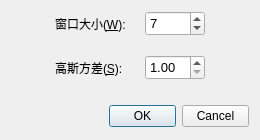
<?xml version="1.0" encoding="UTF-8"?>
<ui version="4.0">
 <class>FilterDialog</class>
 <widget class="QDialog" name="FilterDialog">
  <property name="geometry">
   <rect>
    <x>0</x>
    <y>0</y>
    <width>260</width>
    <height>140</height>
   </rect>
  </property>
  <property name="minimumSize">
   <size>
    <width>260</width>
    <height>140</height>
   </size>
  </property>
  <property name="maximumSize">
   <size>
    <width>260</width>
    <height>140</height>
   </size>
  </property>
  <property name="windowTitle">
   <string>设置滤波参数</string>
  </property>
  <layout class="QVBoxLayout" name="verticalLayout_2">
   <item>
    <layout class="QHBoxLayout" name="horizontalLayout_4">
     <item>
      <spacer name="horizontalSpacer_5">
       <property name="orientation">
        <enum>Qt::Horizontal</enum>
       </property>
       <property name="sizeHint" stdset="0">
        <size>
         <width>25</width>
         <height>17</height>
        </size>
       </property>
      </spacer>
     </item>
     <item>
      <layout class="QVBoxLayout" name="verticalLayout">
       <item>
        <layout class="QHBoxLayout" name="horizontalLayout">
         <item>
          <widget class="QLabel" name="winSizeLab">
           <property name="font">
            <font>
             <pointsize>9</pointsize>
            </font>
           </property>
           <property name="text">
            <string>窗口大小(&amp;W):</string>
           </property>
           <property name="buddy">
            <cstring>winSize</cstring>
           </property>
          </widget>
         </item>
         <item>
          <spacer name="horizontalSpacer">
           <property name="orientation">
            <enum>Qt::Horizontal</enum>
           </property>
           <property name="sizeHint" stdset="0">
            <size>
             <width>13</width>
             <height>20</height>
            </size>
           </property>
          </spacer>
         </item>
         <item>
          <widget class="QSpinBox" name="winSize">
           <property name="minimumSize">
            <size>
             <width>60</width>
             <height>25</height>
            </size>
           </property>
           <property name="maximumSize">
            <size>
             <width>60</width>
             <height>25</height>
            </size>
           </property>
           <property name="font">
            <font>
             <pointsize>10</pointsize>
            </font>
           </property>
           <property name="minimum">
            <number>3</number>
           </property>
           <property name="maximum">
            <number>43</number>
           </property>
           <property name="value">
            <number>7</number>
           </property>
          </widget>
         </item>
        </layout>
       </item>
       <item>
        <spacer name="verticalSpacer">
         <property name="orientation">
          <enum>Qt::Vertical</enum>
         </property>
         <property name="sizeHint" stdset="0">
          <size>
           <width>17</width>
           <height>13</height>
          </size>
         </property>
        </spacer>
       </item>
       <item>
        <layout class="QHBoxLayout" name="horizontalLayout_2">
         <item>
          <widget class="QLabel" name="gaussSigmaLab">
           <property name="text">
            <string>高斯方差(&amp;S):</string>
           </property>
           <property name="buddy">
            <cstring>gaussSigma</cstring>
           </property>
          </widget>
         </item>
         <item>
          <spacer name="horizontalSpacer_2">
           <property name="orientation">
            <enum>Qt::Horizontal</enum>
           </property>
           <property name="sizeHint" stdset="0">
            <size>
             <width>13</width>
             <height>20</height>
            </size>
           </property>
          </spacer>
         </item>
         <item>
          <widget class="QDoubleSpinBox" name="gaussSigma">
           <property name="minimumSize">
            <size>
             <width>60</width>
             <height>25</height>
            </size>
           </property>
           <property name="maximumSize">
            <size>
             <width>60</width>
             <height>25</height>
            </size>
           </property>
           <property name="font">
            <font>
             <pointsize>10</pointsize>
            </font>
           </property>
           <property name="minimum">
            <double>1.000000000000000</double>
           </property>
           <property name="maximum">
            <double>7.000000000000000</double>
           </property>
           <property name="stepType">
            <enum>QAbstractSpinBox::DefaultStepType</enum>
           </property>
          </widget>
         </item>
        </layout>
       </item>
      </layout>
     </item>
     <item>
      <spacer name="horizontalSpacer_4">
       <property name="orientation">
        <enum>Qt::Horizontal</enum>
       </property>
       <property name="sizeHint" stdset="0">
        <size>
         <width>25</width>
         <height>17</height>
        </size>
       </property>
      </spacer>
     </item>
    </layout>
   </item>
   <item>
    <spacer name="verticalSpacer_2">
     <property name="orientation">
      <enum>Qt::Vertical</enum>
     </property>
     <property name="sizeHint" stdset="0">
      <size>
       <width>17</width>
       <height>5</height>
      </size>
     </property>
    </spacer>
   </item>
   <item>
    <layout class="QHBoxLayout" name="horizontalLayout_3">
     <item>
      <spacer name="horizontalSpacer_3">
       <property name="orientation">
        <enum>Qt::Horizontal</enum>
       </property>
       <property name="sizeHint" stdset="0">
        <size>
         <width>13</width>
         <height>17</height>
        </size>
       </property>
      </spacer>
     </item>
     <item>
      <widget class="QDialogButtonBox" name="buttonBox">
       <property name="minimumSize">
        <size>
         <width>140</width>
         <height>25</height>
        </size>
       </property>
       <property name="maximumSize">
        <size>
         <width>140</width>
         <height>25</height>
        </size>
       </property>
       <property name="font">
        <font>
         <pointsize>9</pointsize>
        </font>
       </property>
       <property name="orientation">
        <enum>Qt::Horizontal</enum>
       </property>
       <property name="standardButtons">
        <set>QDialogButtonBox::Cancel|QDialogButtonBox::Ok</set>
       </property>
      </widget>
     </item>
    </layout>
   </item>
  </layout>
 </widget>
 <resources/>
 <connections>
  <connection>
   <sender>buttonBox</sender>
   <signal>accepted()</signal>
   <receiver>FilterDialog</receiver>
   <slot>accept()</slot>
   <hints>
    <hint type="sourcelabel">
     <x>209</x>
     <y>119</y>
    </hint>
    <hint type="destinationlabel">
     <x>157</x>
     <y>139</y>
    </hint>
   </hints>
  </connection>
  <connection>
   <sender>buttonBox</sender>
   <signal>rejected()</signal>
   <receiver>FilterDialog</receiver>
   <slot>reject()</slot>
   <hints>
    <hint type="sourcelabel">
     <x>209</x>
     <y>125</y>
    </hint>
    <hint type="destinationlabel">
     <x>219</x>
     <y>139</y>
    </hint>
   </hints>
  </connection>
 </connections>
</ui>
